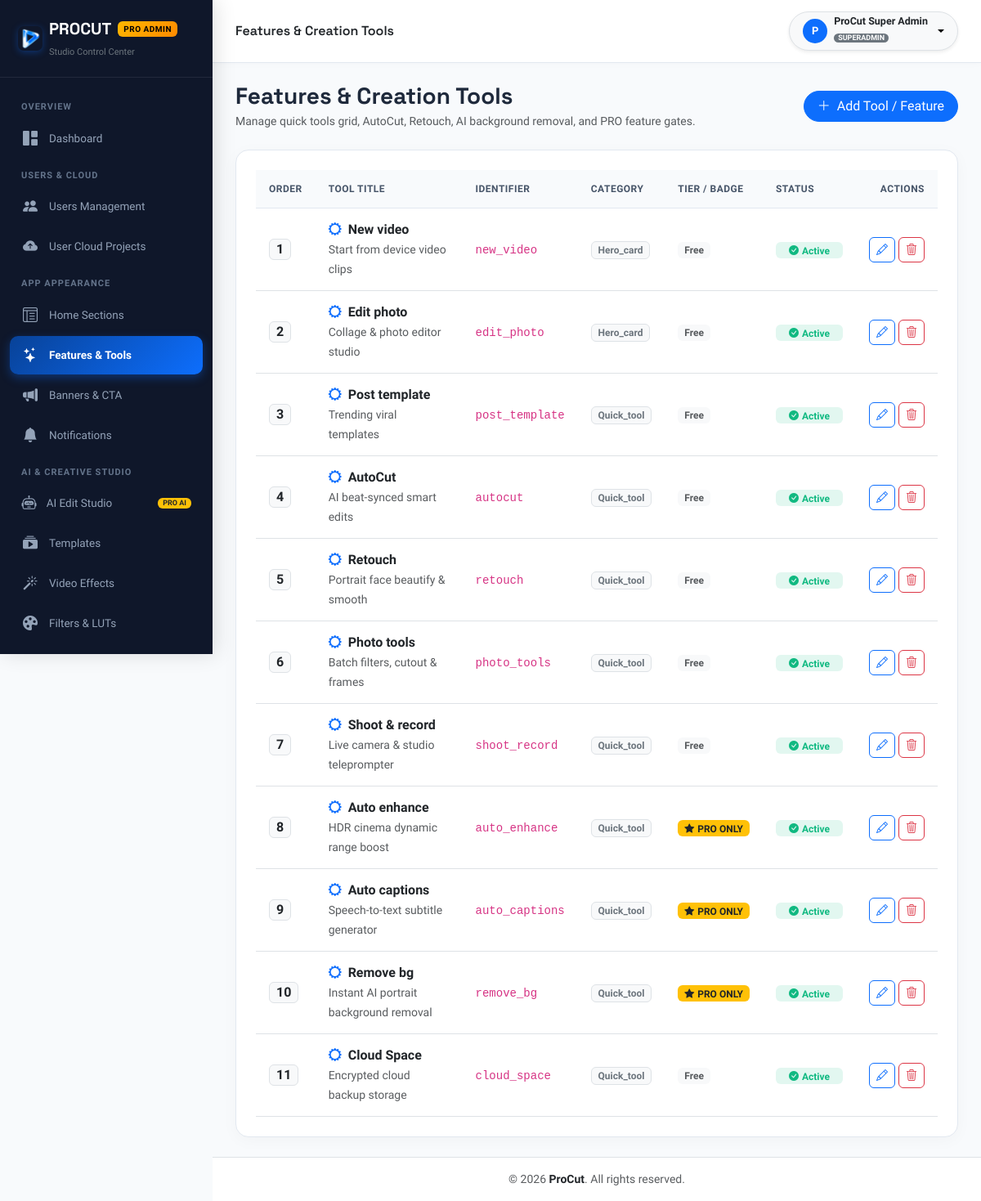
Screenshot of /admin/features.php (signed in) with the database file from the repository.
### tables this page shows
CREATE TABLE IF NOT EXISTS features (
    id INT AUTO_INCREMENT PRIMARY KEY,
    feature_key VARCHAR(100) NOT NULL UNIQUE,
    title VARCHAR(255) NOT NULL,
    subtitle VARCHAR(255) NULL,
    icon_name VARCHAR(100) NOT NULL,
    category VARCHAR(100) DEFAULT 'quick_tool',
    display_order INT DEFAULT 0,
    is_enabled TINYINT(1) DEFAULT 1,
    is_pro_only TINYINT(1) DEFAULT 0,
    badge_text VARCHAR(50) NULL,
    action_route VARCHAR(255) NULL,
    created_at DATETIME DEFAULT CURRENT_TIMESTAMP,
    updated_at DATETIME DEFAULT CURRENT_TIMESTAMP ON UPDATE CURRENT_TIMESTAMP,
    INDEX idx_features_order (display_order),
    INDEX idx_features_category (category)
);

### config/database.php (called while the page is built, shortened)
<?php
class Database {
    private static ?PDO $pdo = null;
    public static function getConnection(): PDO {
        $cfgFile = dirname(__DIR__) . '/config.json';
        $cfg = [];
        if (file_exists($cfgFile)) {
            $cfg = @json_decode(file_get_contents($cfgFile), true) ?: [];
        }
        $mysqlCfg = $cfg['mysql'] ?? [];
        $host = (defined('DB_HOST') && DB_HOST !== '127.0.0.1' && DB_HOST !== 'localhost')
            ? DB_HOST
            : ($mysqlCfg['host'] ?? getenv('DB_HOST') ?: (defined('DB_HOST') ? DB_HOST : '127.0.0.1'));
        if ($host === 'localhost') {
            $host = '127.0.0.1';
        }
        $port = (defined('DB_PORT') && DB_PORT != '3306')
            ? DB_PORT
            : ($mysqlCfg['port'] ?? getenv('DB_PORT') ?: '3306');
        $dbname = (defined('DB_NAME') && DB_NAME !== 'procut_db')
            ? DB_NAME
            : ($mysqlCfg['database'] ?? getenv('DB_NAME') ?: (defined('DB_NAME') ? DB_NAME : 'procut_db'));
        $user = (defined('DB_USER') && DB_USER !== 'root')
            ? DB_USER
            : ($mysqlCfg['user'] ?? getenv('DB_USER') ?: (defined('DB_USER') ? DB_USER : 'root'));
        $pass = (defined('DB_PASS') && DB_PASS !== '')
            ? DB_PASS
            : ($mysqlCfg['password'] ?? (getenv('DB_PASS') !== false ? getenv('DB_PASS') : (defined('DB_PASS') ? DB_PASS : '')));
        $socket = '/Applications/XAMPP/xamppfiles/var/mysql/mysql.sock';
        $dsn = "mysql:host={$host};port={$port};dbname={$dbname};charset=utf8mb4";
        $options = [
            PDO::ATTR_ERRMODE            => PDO::ERRMODE_EXCEPTION,
            PDO::ATTR_DEFAULT_FETCH_MODE => PDO::FETCH_ASSOC,
            PDO::ATTR_EMULATE_PREPARES   => false,
            PDO::MYSQL_ATTR_INIT_COMMAND => "SET NAMES utf8mb4 COLLATE utf8mb4_unicode_ci"
        ];
        try {
            self::$pdo = new PDO($dsn, $user, $pass, $options);
        } catch (PDOException $e) {
            if (PHP_OS_FAMILY === 'Darwin' && empty(ini_get('open_basedir')) && @file_exists($socket)) {
                try {
                    $socketDsn = "mysql:unix_socket={$socket};dbname={$dbname};charset=utf8mb4";
                    self::$pdo = new PDO($socketDsn, $user, $pass, $options);
                    return self::$pdo;
                } catch (PDOException $e2) {
                }
            }
            $isApi = str_contains($_SERVER['REQUEST_URI'] ?? '', '/api/');
            if ($isApi) {
                http_response_code(500);
                header('Content-Type: application/json; charset=utf-8');
                die(json_encode([
                    'success' => false,
                    'error' => 'Database connection failed: ' . $e->getMessage()
                ]));
            }
            http_response_code(200);
            header('Content-Type: text/html; charset=utf-8');
            die('<!DOCTYPE html>
<html lang="en">
<head>
    <meta charset="UTF-8">
    <meta name="viewport" content="width=device-width, initial-scale=1.0">
    <title>Database Connection Required — ProCut</title>
    <link href="https://fonts.googleapis.com/css2?family=Plus+Jakarta+Sans:wght@400;600;700&display=swap" rel="stylesheet">
    <style>
        body { font-family: "Plus Jakarta Sans", sans-serif; background: #0F172A; color: #E2E8F0; display: flex; align-items: center; justify-content: center; min-height: 100vh; margin: 0; padding: 20px; }
        .box { background: rgba(30, 41, 59, 0.85); border: 1px solid rgba(255,255,255,0.1); border-radius: 16px; max-width: 580px; width: 100%; padding: 32px; box-shadow: 0 20px 50px rgba(0,0,0,0.5); }
        h2 { color: #F59E0B; margin-top: 0; font-size: 1.4rem; display: flex; align-items: center; gap: 8px; }
        p { line-height: 1.6; color: #94A3B8; font-size: 0.95rem; }
        .error-chip { background: rgba(239, 68, 68, 0.15); color: #F87171; border: 1px solid rgba(239,68,68,0.3); border-radius: 8px; padding: 10px 14px; font-family: monospace; font-size: 0.85rem; word-break: break-all; margin: 16px 0; }
        .code-box { background: #080e1a; border: 1px solid rgba(255,255,255,0.08); border-radius: 8px; padding: 14px; font-family: monospace; font-size: 0.85rem; color: #38BDF8; line-height: 1.5; margin: 16px 0; }
        .step { margin-top: 12px; color: #CBD5E1; font-size: 0.9rem; }
        strong { color: #FFF; }
    </style>
</head>
<body>
    <div class="box">
        <h2>⚠️ Database Connection Setup Required</h2>
        <p>The ProCut server cannot connect to your MySQL database with the current credentials.</p>
        <div class="error-chip">' . htmlspecialchars($e->getMessage()) . '</div>
        <p><strong>Attempted Connection:</strong><br>
        Host: <code>' . htmlspecialchars($host) . '</code> | Database: <code>' . htmlspecialchars($dbname) . '</code> | User: <code>' . htmlspecialchars($user) . '</code></p>
        <div class="step"><strong>How to Fix on InfinityFree:</strong></div>
        <p>Open <strong>File Manager</strong> &rarr; <strong>htdocs</strong> &rarr; <strong>config/config.php</strong> (or <strong>config.json</strong>) and enter your InfinityFree MySQL details:</p>
        <div class="code-box">
define(\'DB_HOST\', \'<strong>sql3xx.infinityfree.com</strong>\');<br>
define(\'DB_NAME\', \'<strong>epiz_xxxxxxx_procut_db</strong>\');<br>
define(\'DB_USER\', \'<strong>epiz_xxxxxxx</strong>\');<br>
define(\'DB_PASS\', \'<strong>your_vpanel_password</strong>\');
        </div>
        <p style="font-size:0.85rem; color:#64748B;">You can copy these 4 details directly from your InfinityFree Account Management page under <em>Database Details</em>.</p>
    </div>
</body>
</html>');
        }
        return self::$pdo;
    }
    public static function query(string $sql, array $params = []): PDOStatement {
        $stmt = self::getConnection()->prepare($sql);
        $stmt->execute($params);
        return $stmt;
    }
    public static function fetchAll(string $sql, array $params = []): array {
        return self::query($sql, $params)->fetchAll();
    }
}

### admin/features.php (the view, shortened to what this page needs)
<?php
$features = Database::fetchAll("SELECT * FROM features ORDER BY display_order ASC");
require_once __DIR__ . '/includes/header.php';
require_once __DIR__ . '/includes/sidebar.php';
require_once __DIR__ . '/includes/navbar.php';
?>
<div class="d-flex flex-wrap justify-content-between align-items-center mb-4 gap-3">
    <div>
        <h3 class="fw-bold mb-1 brand-font">Features & Creation Tools</h3>
        <p class="text-muted small mb-0">Manage quick tools grid, AutoCut, Retouch, AI background removal, and PRO feature gates.</p>
    </div>
    <button type="button" class="btn btn-primary rounded-pill px-3" onclick="openNewModal()">
        <i class="bi bi-plus-lg me-1"></i> Add Tool / Feature
    </button>
</div>
<div class="pro-card p-4">
    <div class="table-responsive">
        <table class="table table-hover align-middle mb-0">
            <thead>
                <tr>
                    <th style="width: 70px;">Order</th>
                    <th>Tool Title</th>
                    <th>Identifier</th>
                    <th>Category</th>
                    <th>Tier / Badge</th>
                    <th>Status</th>
                    <th class="text-end">Actions</th>
                </tr>
            </thead>
            <tbody>
                <?php foreach ($features as $f): ?>
                <tr>
                    <td>
                        <span class="badge bg-light text-dark border px-2 py-1 fs-6 fw-bold"><?= (int)$f['display_order'] ?></span>
                    </td>
                    <td>
                        <div class="fw-bold text-dark d-flex align-items-center gap-2">
                            <i class="bi bi-gear-wide text-primary"></i>
                            <?= htmlspecialchars($f['title']) ?>
                        </div>
                        <small class="text-muted"><?= htmlspecialchars($f['subtitle'] ?? '') ?></small>
                    </td>
                    <td>
                        <code><?= htmlspecialchars($f['feature_key']) ?></code>
                    </td>
                    <td>
                        <span class="badge bg-light text-secondary border text-capitalize"><?= htmlspecialchars($f['category'] ?? 'quick_tool') ?></span>
                    </td>
                    <td>
                        <form method="POST" action="" class="d-inline">
                            <?php if ($f['is_pro_only']): ?>
                                <button type="submit" class="badge bg-warning text-dark border-0 px-2 py-1 fw-bold">
                                    <i class="bi bi-star-fill me-1"></i>PRO ONLY
                                </button>
                            <?php else: ?>
                                <button type="submit" class="badge bg-light text-muted border-0 px-2 py-1">
                                    Free
                                </button>
                            <?php endif; ?>
                        </form>
                    </td>
                    <td>
                        <form method="POST" action="" class="d-inline">
                            <?php if ($f['is_enabled']): ?>
                                <button type="submit" class="badge badge-soft-success border-0 px-3 py-1">
                                    <i class="bi bi-check-circle-fill me-1"></i>Active
                                </button>
                            <?php else: ?>
                                <button type="submit" class="badge badge-soft-danger border-0 px-3 py-1">
                                    <i class="bi bi-x-circle-fill me-1"></i>Hidden
                                </button>
                            <?php endif; ?>
                        </form>
                    </td>
                    <td class="text-end">
                        <div class="d-flex justify-content-end gap-1">
                            <button type="button" class="btn btn-sm btn-outline-primary py-1 px-2 rounded-2" onclick='editFeature(<?= json_encode($f) ?>)'>
                                <i class="bi bi-pencil"></i>
                            </button>
                            <form method="POST" action="" onsubmit="return confirm('Delete this tool from the application?');">
                                <button type="submit" class="btn btn-sm btn-outline-danger py-1 px-2 rounded-2">
                                    <i class="bi bi-trash3"></i>
                                </button>
                            </form>
                        </div>
                    </td>
                </tr>
                <?php endforeach; ?>
            </tbody>
        </table>
    </div>
</div>
<?php require_once __DIR__ . '/includes/footer.php'; ?>

### admin/includes/header.php (style rules this page uses)
:root { --procut-primary: #0D6EFD; --procut-primary-dark: #084298; --procut-accent: #0284C7; --procut-gold: #FFB800; --procut-sidebar-bg: #0F172A; --procut-sidebar-hover: #1E293B; --procut-card-bg: #FFFFFF; --procut-body-bg: #F8FAFC; }
html, body { width: 100%; max-width: 100vw; overflow-x: hidden; margin: 0; padding: 0; box-sizing: border-box; }
*, *::before, *::after { box-sizing: border-box; }
body { font-family: 'Plus Jakarta Sans', sans-serif; background-color: var(--procut-body-bg); color: #1E293B; min-height: 100vh; }
h1, h2, h3, h4, h5, h6, .brand-font { font-family: 'Space Grotesk', sans-serif; }
.pro-card { background: #FFFFFF; border: 1px solid #E2E8F0; border-radius: 16px; box-shadow: 0 4px 20px rgba(0, 0, 0, 0.03); transition: all 0.2s ease; max-width: 100%; box-sizing: border-box; }
.table-responsive { width: 100%; max-width: 100%; overflow-x: auto; -webkit-overflow-scrolling: touch; }
.table > :not(caption) > * > * { padding: 14px 16px; vertical-align: middle; }
.table thead th { background: #F8FAFC; color: #475569; font-size: 12px; text-transform: uppercase; letter-spacing: 0.5px; border-bottom: 1px solid #E2E8F0; white-space: nowrap; }
.badge-soft-success { background: rgba(16, 185, 129, 0.12); color: #10B981; }

### rows the page displays
features: display_order "1", title "New video", subtitle "Start from device video clips", feature_key "new_video", category "Hero_card", is_pro_only "Free", is_enabled 1 (drawn)
features: display_order "2", title "Edit photo", subtitle "Collage & photo editor studio", feature_key "edit_photo", category "Hero_card", is_pro_only "Free", is_enabled 1 (drawn)
features: display_order "3", title "Post template", subtitle "Trending viral templates", feature_key "post_template", category "Quick_tool", is_pro_only "Free", is_enabled 1 (drawn)
features: display_order "4", title "AutoCut", subtitle "AI beat-synced smart edits", feature_key "autocut", category "Quick_tool", is_pro_only "Free", is_enabled 1 (drawn)
features: display_order "5", title "Retouch", subtitle "Portrait face beautify & smooth", feature_key "retouch", category "Quick_tool", is_pro_only "Free", is_enabled 1 (drawn)
features: display_order "6", title "Photo tools", subtitle "Batch filters, cutout & frames", feature_key "photo_tools", category "Quick_tool", is_pro_only "Free", is_enabled 1 (drawn)
features: display_order "7", title "Shoot & record", subtitle "Live camera & studio teleprompter", feature_key "shoot_record", category "Quick_tool", is_pro_only "Free", is_enabled 1 (drawn)
features: display_order "8", title "Auto enhance", subtitle "HDR cinema dynamic range boost", feature_key "auto_enhance", category "Quick_tool", is_pro_only 1 (drawn), is_enabled 1 (drawn)
features: display_order "9", title "Auto captions", subtitle "Speech-to-text subtitle generator", feature_key "auto_captions", category "Quick_tool", is_pro_only 1 (drawn), is_enabled 1 (drawn)
features: display_order "10", title "Remove bg", subtitle "Instant AI portrait background removal", feature_key "remove_bg", category "Quick_tool", is_pro_only 1 (drawn), is_enabled 1 (drawn)
features: display_order "11", title "Cloud Space", subtitle "Encrypted cloud backup storage", feature_key "cloud_space", category "Quick_tool", is_pro_only "Free", is_enabled 1 (drawn)

### other values shown
$pageTitle "Features & Creation Tools"
substr($currentAdmin['name'] ?? 'A', 0, 1) "P"
$currentAdmin['name'] "ProCut Super Admin"
$currentAdmin['role'] "SUPERADMIN"
APP_NAME "ProCut"
